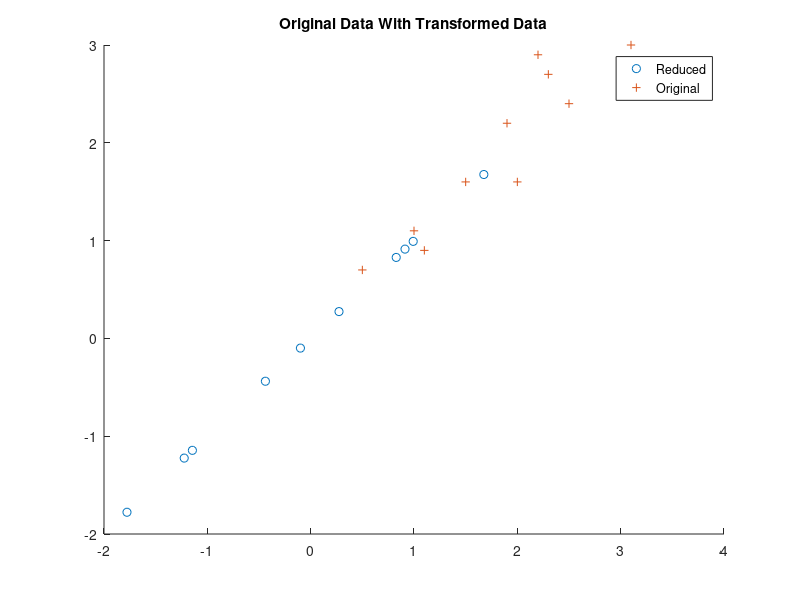

MATLAB code to generate this figure:
%{
==============================================================================
==============================================================================
Name: Andrew Loop-Perez
ID: 006198799
Course: CSE 516 Winter 2020
Assignment: Lab #2
==============================================================================
==============================================================================
%}

% Original data
D = [2.5 0.5 2.2 1.9 3.1 2.3 2 1 1.5 1.1; 
       2.4 0.7 2.9 2.2 3.0 2.7 1.6 1.1 1.6 0.9]

X = D(1,:)
Y = D(2,:)
       
% Original Graph
scatter(D(1,:), D(2, :), 'filled')
title('Original Data')
clf

% Normalize the original data
X_norm = D(1,:) - mean(D(1,:));
Y_norm = D(2,:) - mean(D(2,:));
D_norm = [X_norm; Y_norm];

% Get the covariance matrix, the eigenvectors, and the eigenvalues
D_norm = transpose(D_norm)
[m n] = size(D_norm)
cov = (1/m)*(D_norm' * D_norm)
[V D W] = eig(cov)

% Plot noralized data and principle component
plot(linspace(-2,2), V(:,1) * linspace(-2,2))
hold on 
scatter(X_norm, Y_norm, 'filled')
title("Normalized Data With Primary Components")
clf

% Get the reduced data
V_reduce = V(:,2)
Z = D_norm * V_reduce
plot(Z, 'bo')
title("Data In New Space")
clf
scatter(Z, Z)
title("Data With Reduced Dimension")
hold on

% Reduced data and original data
scatter(X, Y, '+')
title("Original Data With Transformed Data")
legend("Reduced", "Original")



